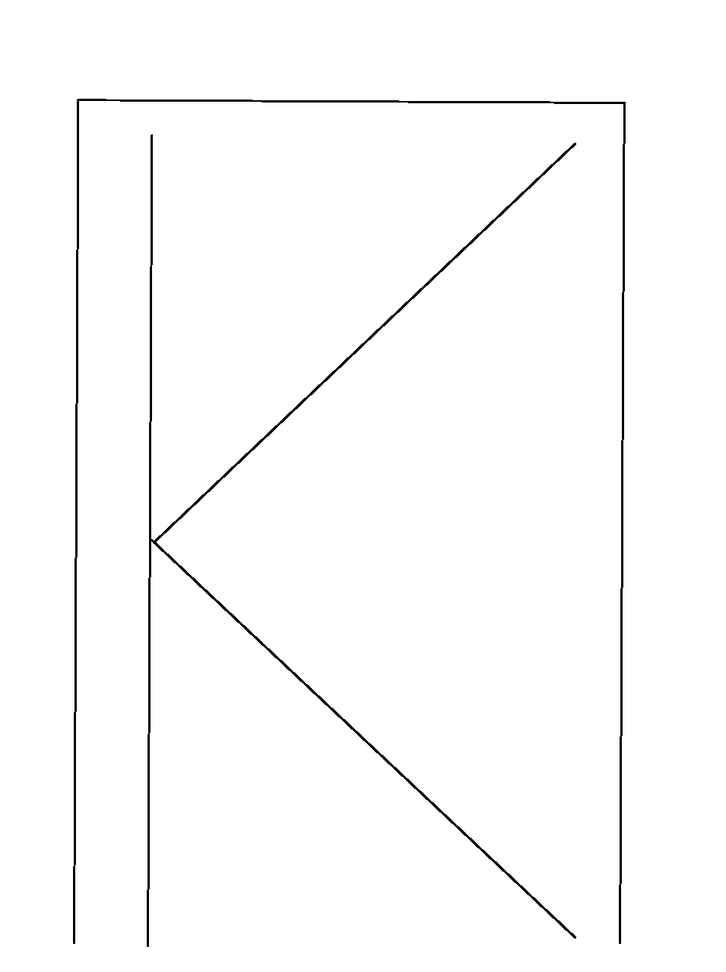
#> input picture photo.png, 726 x 972 px, shrunk from 955 x 1280 before the run, found by its file name
$ python hough.py
#> lines starting #> are read from the running program, lines starting #| are printed output that depends on the picture
import numpy as np
from skimage.draw import line
from skimage import feature
from skimage.color import gray2rgb
from numba import jit
import seaborn as sns
import matplotlib.pylab as plt

@jit(nopython=True)
def hough(image):
    dark_pixels = np.where(image == 0)
    coordinates = list(zip(dark_pixels[0], dark_pixels[1]))

    n = image.shape[0]
    m = image.shape[1]

    rho = np.arange(-np.sqrt(n*n + m*m), np.sqrt(n*n + m*m), 1)
    theta = np.arange(0,180,1)

    sin = np.sin(np.deg2rad(theta))
    cos = np.cos(np.deg2rad(theta))

    accumulator = np.zeros((len(rho), len(theta)), dtype=np.uint8)

    for p in range(len(coordinates)):
        for t in range(len(theta)):
            r = int(round(coordinates[p][1] * cos[t] + coordinates[p][0] * sin[t]))
            accumulator[r, t] += 1

    return accumulator

def lines(accumulator, image):
    n = image.shape[0]
    m = image.shape[1]

    edge_pixels = np.where(accumulator >= np.max(accumulator))
    coordinates = list(zip(edge_pixels[0], edge_pixels[1]))

    for i in range(0, len(coordinates)):
        print(i)
        cos_theta = np.cos(np.deg2rad(coordinates[i][1]))
        sin_theta = np.sin(np.deg2rad(coordinates[i][1]))
        y1 = int(1)
        y2 = int(image.shape[0]-1)
        x1 = int(coordinates[i][0] / cos_theta) % m
        x2 = int((coordinates[i][0] - n*sin_theta)/cos_theta) % m

        rr,cc = line(y1,x1,y2,x2)
        cc[cc >= m] = m-1
        cc[cc <= 0] = 0
        image[rr,cc] = [255,0,0]

    return image


from skimage.io import imread,imsave


image_gray = imread('/home/pavel/HoughTransform/photo.png', as_gray=True)
#> image_gray is the input picture: shape (972, 726); min 0, max 255, mean 251.4

accumulator = hough(image_gray)
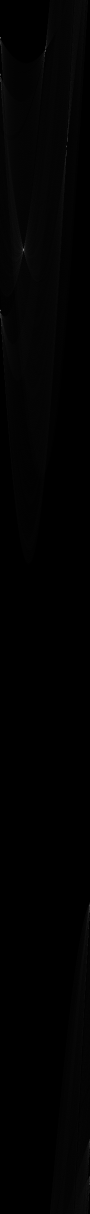
#> accumulator: shape (2427, 180) (shown at 1/2 size); min 0, max 228, mean 1.8

ax = sns.heatmap(accumulator, linewidth=1E-7)
plt.show()

image_res = lines(hough(image_gray), gray2rgb(image_gray))
#> in lines, `edge_pixels = np.where(accumulator >= np.max(accumulator))`: edge_pixels = ([74, 293], [0, 133])
#> in lines, `coordinates = list(zip(edge_pixels[0], edge_pixels[1]))`: coordinates = [(74, 0), (293, 133)]
#> the loop in lines, `for i in range(0, len(coordinates)):` made 2 passes
#> (cos_theta, sin_theta, y1, y2, x1, x2) on passes 1 to 2: (1, 0, 1, 971, 74, 74), (-0.682, 0.731, 1, 971, 297, 612)
#| 0
#| 1
imsave('/home/pavel/HoughTransform/lines.png', image_res)
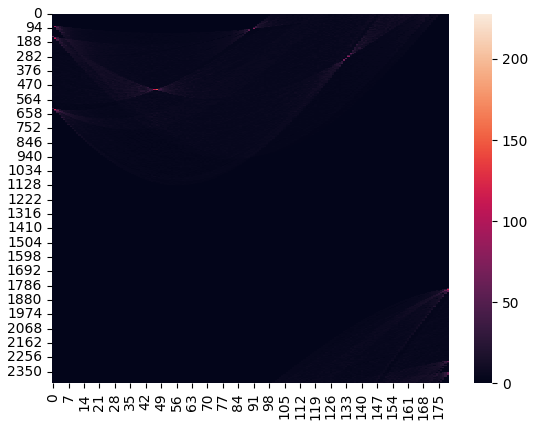
#> figure drawn by matplotlib, 2 panels
